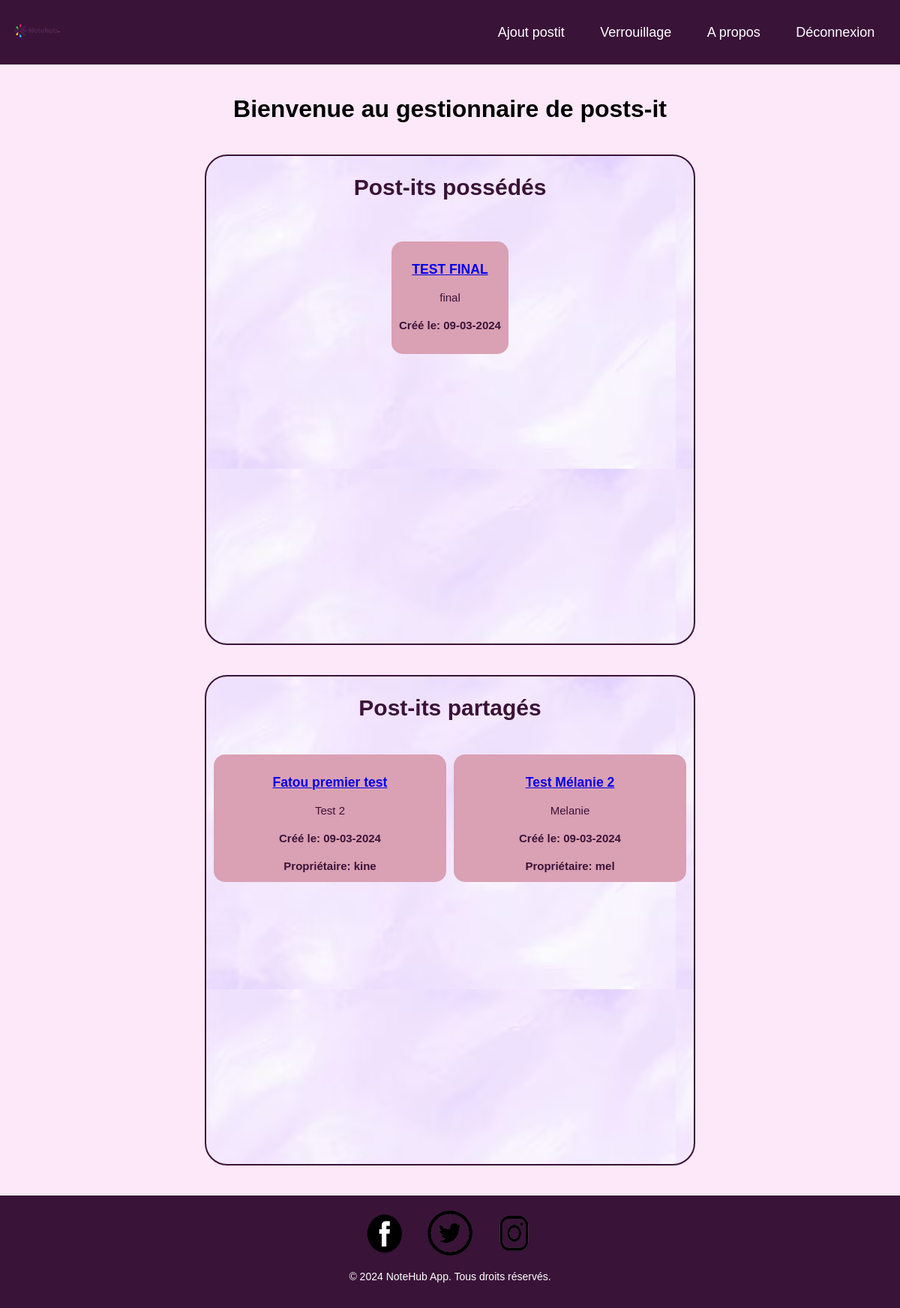
Before: /controleur/AccueilControleur.php (signed in) with the older database file.
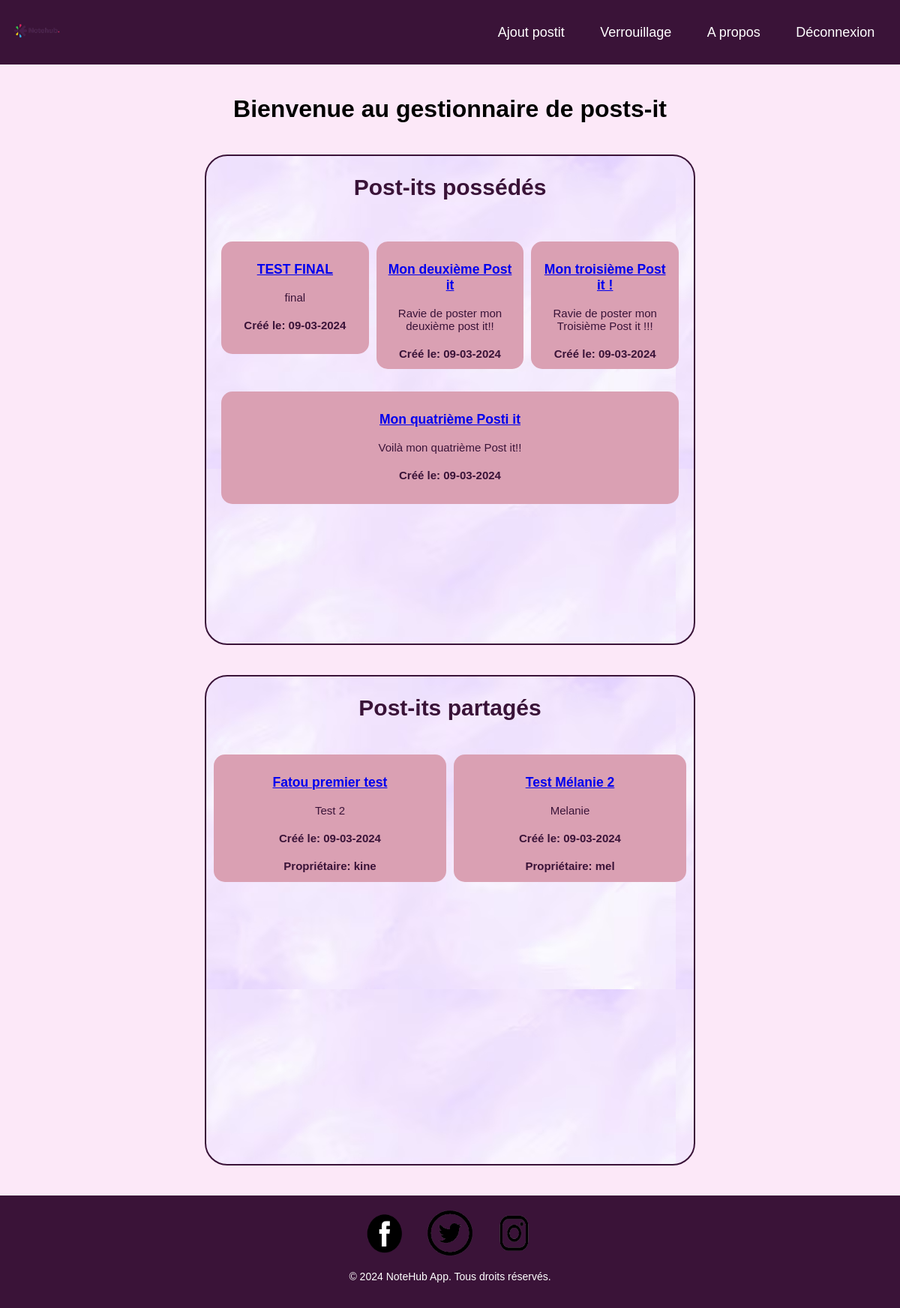
After: the same page with the newer database file.
### tables this page shows
CREATE TABLE POSTIT (
    IDPOSTIT INTEGER PRIMARY KEY AUTOINCREMENT,
    DATEDECREATION TEXT NOT NULL,
    TITRE TEXT NOT NULL,
    LIBELLE TEXT NOT NULL,
    IDUSER INTEGER,
    FOREIGN KEY (IDUSER) REFERENCES USER(IDUSER)
);

CREATE TABLE USER (
    IDUSER INTEGER PRIMARY KEY AUTOINCREMENT,
    PSEUDO TEXT NOT NULL,
    NOM TEXT NOT NULL,
    PRENOM TEXT NOT NULL,
    DATEDENAISSANCE TEXT NOT NULL,
    MAIL TEXT NOT NULL,
    MDP TEXT NOT NULL
);

### controleur/AccueilControleur.php (called while the page is built, shortened)
<?php
require_once __DIR__ . '/../modele/PostitModel.php';
$postitModel = new PostitModel();
$allPostits = $postitModel->getUserPostits($_SESSION['userId']) ?: [];
$sharedPostits = isset($_SESSION['userId']) ? $postitModel->getSharedPostits($_SESSION['userId']) : [];
require_once __DIR__ . '/../vue/AccueilVue.php';
?>

### modele/PostitModel.php (called while the page is built, shortened)
<?php
class PostitModel {
    private $db;
    public function __construct() {
        $this->db = new PDO('sqlite:' . DB_PATH);
    }
    public function getUserPostits($userId) {
        $sql = "SELECT p.* FROM POSTIT p
                WHERE p.IDUSER = :userId";
        $stmt = $this->db->prepare($sql);
        $stmt->bindParam(':userId', $userId, PDO::PARAM_INT);
        $stmt->execute();
        return $stmt->fetchAll(PDO::FETCH_ASSOC);
    }
    public function getSharedPostits($userId) {
        $sql = "SELECT p.*, u.pseudo FROM POSTIT p
                INNER JOIN Partage pa ON p.IDPOSTIT = pa.IDPOSTIT
                INNER JOIN USER u ON u.IDUSER = p.IDUSER
                WHERE pa.IDUSER = :userId";
        $stmt = $this->db->prepare($sql);
        $stmt->bindParam(':userId', $userId);
        $stmt->execute();
        return $stmt->fetchAll(PDO::FETCH_ASSOC);
    }
}
?>

### vue/AccueilVue.php (the view, shortened to what this page needs)
<!DOCTYPE html>
<html lang="en">
<head>
    <link rel="stylesheet" href="vue/styles/accueil.css">
</head>
<body>
    <header>
        <?php
        require_once 'HeaderVue.php'
        ?>
    </header>
    <div class="container">
        <h1>Bienvenue au gestionnaire de posts-it</h1>
        <div class="post-it-wrapper">
            <h2>Post-its possédés</h2>
            <div class="post-it-container" id="post-it-container-owned">
            <div class="post-it-container" id="post-it-container-owned">
    <?php foreach ($allPostits as $postit){ ?>
        <div class="post-it">
                 <a href="index.php?page=PostitDetail&id=<?php echo $postit['IDPOSTIT']; ?>">
                    <h3><?php echo htmlspecialchars($postit['TITRE'], ENT_QUOTES, 'UTF-8'); ?></h3>
                 </a>
            <p><?php echo nl2br(htmlspecialchars($postit['LIBELLE'], ENT_QUOTES, 'UTF-8')); ?></p>
            <h4>Créé le: <?php echo htmlspecialchars($postit['DATEDECREATION'], ENT_QUOTES, 'UTF-8'); ?></h4>
        </div>
    <?php }; ?>
</div>
            </div>
        </div>
<div class="post-it-wrapper">
    <h2>Post-its partagés</h2>
    <div class="post-it-container" id="post-it-container-shared">
        <?php foreach ($sharedPostits as $postit):?>
            <div class="post-it">
                <a href="index.php?page=PostitSharedDetail&id=<?php echo $postit['IDPOSTIT']; ?>">
                    <h3><?php echo htmlspecialchars($postit['TITRE'], ENT_QUOTES, 'UTF-8'); ?></h3>
                </a>
                <p><?php echo nl2br(htmlspecialchars($postit['LIBELLE'], ENT_QUOTES, 'UTF-8')); ?></p>
                <h4>Créé le: <?php echo htmlspecialchars($postit['DATEDECREATION'], ENT_QUOTES, 'UTF-8'); ?></h4>
                <h4>Propriétaire: <?php echo htmlspecialchars($postit['PSEUDO']); ?></h4>
            </div>
        <?php endforeach; ?>
    </div>
</div>
        </div>
<footer>
        <?php
            require_once 'FooterVue.php'
        ?>
    </footer>
</body>
</html>

### vue/HeaderVue.php
<nav>
            <div class="logo">
                <img src="vue/images/logosite.png" alt="logo">
            </div>
            <div class="links">
                <ul>
                    <li><a href="#" id= "ajouterPostItBtn" >Ajout postit</a></li>
                    <li><a href="#">Verrouillage</a></li>
                    <li><a href="index.php?page=APropos">A propos</a></li>
                    <li><a href="#" id="logoutBtn">Déconnexion</a></li>
                </ul>
            </div>
        </nav>

### vue/FooterVue.php
<div class="social-icons">
            <a href="#"><img src="vue/images/facebook.png" alt="Facebook"></a>
            <a href="#"><img src="vue/images/twitter.png" alt="Twitter"></a>
            <a href="#"><img src="vue/images/instagram.png" alt="Instagram"></a>
        </div>
<p>&copy; 2024 NoteHub App. Tous droits réservés.</p>

### vue/styles/accueil.css (style rules this page uses)
body { font-family: Arial, sans-serif; background-color: #FCE8F8; margin: 0; padding: 0; }
nav { background-color: #3a1338; display: flex; justify-content: space-between; align-items: center; padding: 1px 10px; background-size: cover; }
.links { width: 50%; }
.links ul { display: flex; justify-content: space-around; }
.links li { list-style-type: none; }
.links a { text-decoration: none; color: white; font-size: 18px; cursor: pointer; padding-bottom: 0.5em; background-image: linear-gradient(white, white); background-size: 0% 0.1em; background-position-y: 100%; background-position-x: 50%; background-repeat: no-repeat; transition: background-size ease-in-out 0.5s; }
.logo img { width: 80px; height: 80px; }
.container { text-align: center; padding: 20px; }
.post-it-wrapper { display: inline-block; margin: 20px; vertical-align: top; color: #3a1338; font-size: 20px; background-image: url('fondd.png'); height: 650px; width: 650px; border: 2px solid#3a1338; border-radius: 30px; }
.post-it-container { display: flex; flex-wrap: wrap; justify-content: center; }
.post-it { background-color: #daa0b3; width: 200px; padding: 10px; margin: 10px; }
body { font-family: Arial, sans-serif; text-align: center; }
footer { background-color: #3a1338; color: #fff; padding: 20px; text-align: center; }
.social-icons { margin-bottom: 20px; }
.social-icons a { margin: 0 10px; }
.social-icons img { width: 60px; height: 60px; vertical-align: middle; }
footer p { font-size: 14px; }
.post-it-container { display: flex; flex-wrap: wrap; gap: 10px; padding: 10px; align-items: flex-start; justify-content: space-around; max-height: 500px; overflow-y: auto; }
.post-it { width: 100%; margin: 10px 0; height: auto; max-height: 150px; overflow: hidden; border-radius: 15px; font-size: 15px; }
@media (min-width: 1000px) { .post-it { flex: 1 1 calc(25% - 20px); } }

Changed rows visible on the page:
added postit: TITRE "Mon deuxième Post it", LIBELLE "Ravie de poster mon deuxième post it!!", DATEDECREATION "09-03-2024", shown under "Post-its possédés"
added postit: TITRE "Mon troisième Post it !", LIBELLE "Ravie de poster mon Troisième Post it !!!", DATEDECREATION "09-03-2024", shown under "Post-its possédés"
added postit: TITRE "Mon quatrième Posti it", LIBELLE "Voilà mon quatrième Post it!!", DATEDECREATION "09-03-2024", shown under "Post-its possédés"
